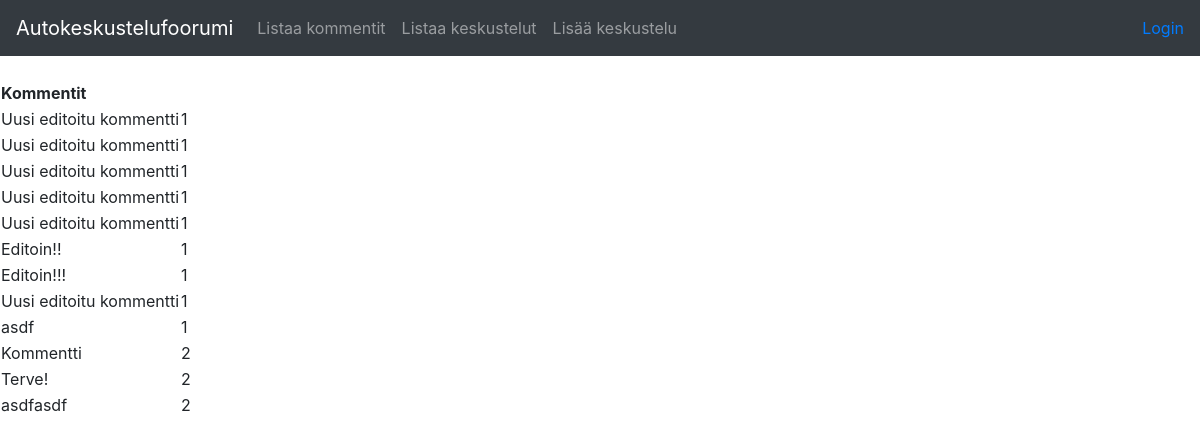
The page /comments on the database its author committed.
### application/comments/models.py (models this page shows, shortened)
class Comment(db.Model):
    id = db.Column(db.Integer, primary_key=True)
    date_created = db.Column(db.DateTime, default=db.func.current_timestamp())
    date_modified = db.Column(db.DateTime, default=db.func.current_timestamp(),
    onupdate=db.func.current_timestamp())
    name = db.Column(db.String(144), nullable=False)
    account_id = db.Column(db.Integer, db.ForeignKey('account.id'),  nullable=False)

### application/comments/views.py (the view)
@app.route("/comments", methods=["GET"])
def comments_index():
    return render_template("comments/list.html", comments = Comment.query.all())

### application/templates/comments/list.html (shortened to what this page needs)
{% extends "layout.html" %}
{% block body %}
  <table>
    <tr>
      <th>Kommentit</th>
      <th></th>
    </tr>
    {% for comment in comments %}
    <tr>
      <td>{{ comment.name }}</td>
      <td>{{ comment.account_id }}</td>
    </tr>
    {% endfor %}
  </table>
{% endblock %}

### rows shown on the page
Comment: name "Uusi editoitu kommentti", account_id "1"
Comment: name "Uusi editoitu kommentti", account_id "1"
Comment: name "Uusi editoitu kommentti", account_id "1"
Comment: name "Uusi editoitu kommentti", account_id "1"
Comment: name "Uusi editoitu kommentti", account_id "1"
Comment: name "Editoin!!", account_id "1"
Comment: name "Editoin!!!", account_id "1"
Comment: name "Uusi editoitu kommentti", account_id "1"
Comment: name "asdf", account_id "1"
Comment: name "Kommentti", account_id "2"
Comment: name "Terve!", account_id "2"
Comment: name "asdfasdf", account_id "2"
